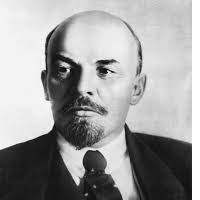
#> input picture lab8-img/lenin.jpeg, 200 x 200 px
$ python stenography.py
#> lines starting #> are read from the running program, lines starting #| are printed output that depends on the picture
import numpy as np
from skimage import io
from skimage.util import view_as_blocks
from scipy.fftpack import dct, idct
from matplotlib import pyplot as plt

u1, v1 = 4, 5
u2, v2 = 5, 4
N = 8
P = 25


def increment_abs(x):
    return x + 1 if x >= 0 else x - 1


def decrement_abs(x):
    if np.abs(x) <= 1:
        return 0
    else:
        return x - 1 if x >= 0 else x + 1


def abs_diff_coefficients(transform):
    return abs(transform[u1, v1]) - abs(transform[u2, v2])


def valid_coefficients(transform, bit, threshold):
    difference = abs_diff_coefficients(transform)
    if (bit == 0) and (difference > threshold):
        return True
    elif (bit == 1) and (difference < -threshold):
        return True
    else:
        return False


def change_coefficients(transform, bit):
    coefficients = transform.copy()
    if bit == 0:
        coefficients[u1, v1] = increment_abs(coefficients[u1, v1])
        coefficients[u2, v2] = decrement_abs(coefficients[u2, v2])
    elif bit == 1:
        coefficients[u1, v1] = decrement_abs(coefficients[u1, v1])
        coefficients[u2, v2] = increment_abs(coefficients[u2, v2])
    return coefficients


def embed_bit(block, bit):
    patch = block.copy()
    coefficients = dct(dct(patch, axis=0, norm='ortho'), axis=1, norm='ortho')
    while not valid_coefficients(coefficients, bit, P) or (bit != take_bit(patch)):
        coefficients = change_coefficients(coefficients, bit)
        patch = double_to_byte(idct(idct(coefficients, axis=0, norm='ortho'), axis=1, norm='ortho'))
    return patch


def embed_message(orig, msg):
    new_image = orig.copy()
    blue = new_image[:, :, 2]
    blocks = view_as_blocks(blue, block_shape=(N, N))
    h = blocks.shape[1]
    for index, bit in enumerate(msg):
        i = index // h
        j = index % h
        block = blocks[i, j]
        blue[i * N: (i + 1) * N, j * N: (j + 1) * N] = embed_bit(block, bit)
    new_image[:, :, 2] = blue
    return new_image


def take_bit(block):
    transform = dct(dct(block, axis=0), axis=1)
    return 0 if abs_diff_coefficients(transform) > 0 else 1


def retrieve_message(image, length):
    blocks = view_as_blocks(image[:, :, 2], block_shape=(N, N))
    h = blocks.shape[1]
    return [take_bit(blocks[index // h, index % h]) for index in range(length)]


def double_to_byte(arr):
    return np.uint8(np.round(np.clip(arr, 0, 255), 0))


def to_bits(s):
    result = []
    for c in s:
        bits = bin(ord(c))[2:]
        result.extend(map(int, bits.rjust(8, '0')))
    return result


def from_bits(bits):
    chars = []
    for i in range(len(bits) // 8):
        byte_char = bits[i * 8:(i + 1) * 8]
        int_char = int(''.join(map(str, byte_char)), 2)
        chars.append(chr(int_char))
    return ''.join(chars)


if __name__ == '__main__':
    original = io.imread('lenin.jpeg')
#> original is the input picture: shape (200, 200, 3); min 0, max 255, mean 158.6
    message = to_bits("Voice gone cannot speak")

    changed = embed_message(original, message)
#> the loop in embed_message, `for index, bit in enumerate(msg):` made 184 passes

    hidden_message = retrieve_message(changed, len(message))

    # bits
    # print(hidden_message)

    print(from_bits(hidden_message))
#> the loop in from_bits, `for i in range(len(bits) // 8):` made 23 passes
#| Voice gone cannot speak

    if message == hidden_message:
        print('Success')

    io.imshow(np.hstack((original, changed)))
    plt.show()
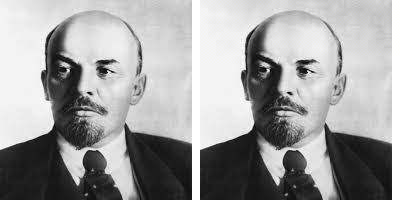
#> shown: shape (200, 400, 3); mean R, G, B 158.6, 158.6, 158.6
